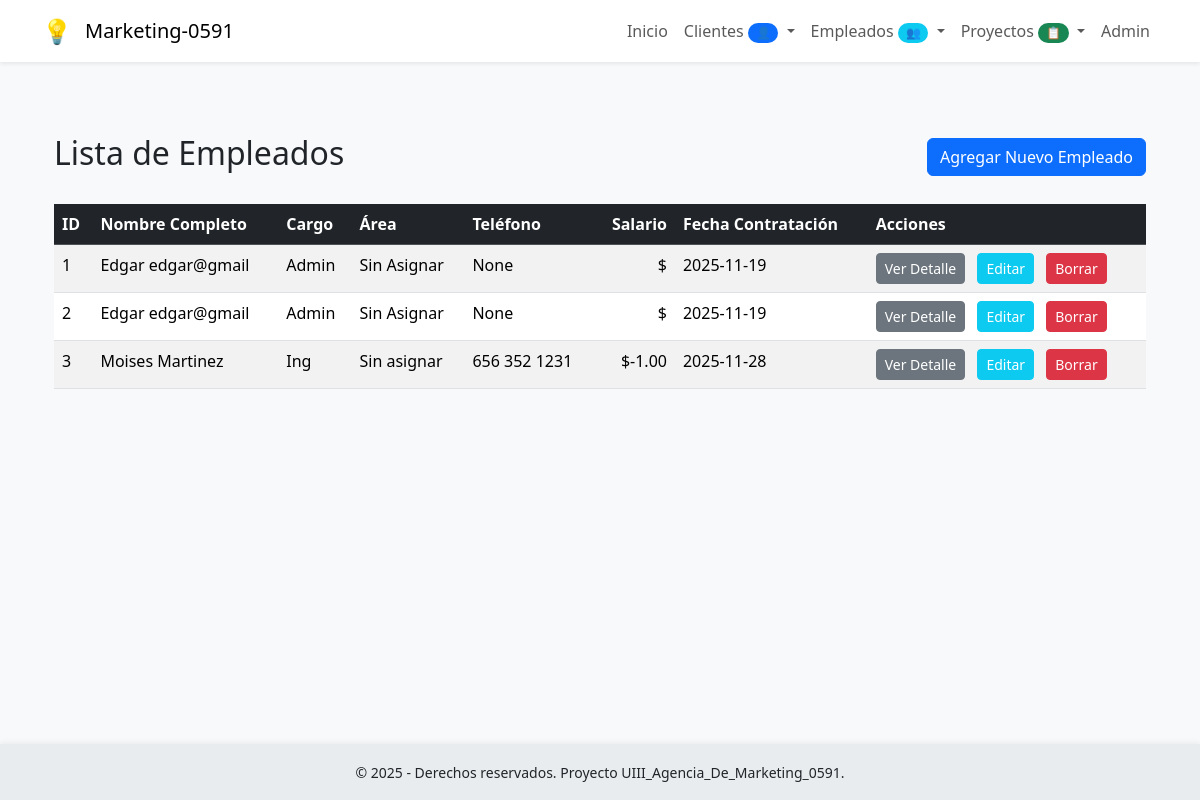
The app's page /empleados/empleados/ver/ with its own data.
### app_empleados/models.py (models this page shows, shortened)
class Empleado(models.Model):
    nombre = models.CharField(max_length=100)
    apellido = models.CharField(max_length=100)
    cargo = models.CharField(max_length=100)
    fecha_contratacion = models.DateField()
    email = models.EmailField(unique=True)
    telefono = models.CharField(max_length=15, blank=True, null=True) # Se permite vacío
    salario = models.DecimalField(max_digits=10, decimal_places=2, blank=True, null=True) # Salario como Decimal
    area = models.CharField(max_length=100, default='Sin Asignar') # Área de trabajo
    class Meta:
        verbose_name = "Empleado"
        verbose_name_plural = "Empleados"

### app_empleados/views.py (the view)
# urls.py: path('empleados/ver/', views.ver_empleados, name='ver_empleados'),
def ver_empleados(request):
    empleados = Empleado.objects.all()
    return render(request, 'empleados/ver_empleados.html', {'empleados': empleados})

### app_empleados/templates/empleados/ver_empleados.html
{% extends "base.html" %}
{% block content %}
<div class="container mt-5">
    <div class="d-flex justify-content-between align-items-center mb-4">
        <h2>Lista de Empleados</h2>
        <a href="{% url 'agregar_empleado' %}" class="btn btn-primary">
            Agregar Nuevo Empleado
        </a>
    </div>
    {% if empleados %}
    <div class="table-responsive">
        <table class="table table-striped table-hover">
            <thead class="table-dark">
                <tr>
                    <th>ID</th>
                    <th>Nombre Completo</th>
                    <th>Cargo</th>
                    <th>Área</th>
                    <th>Teléfono</th>
                    <th class="text-end">Salario</th>
                    <th>Fecha Contratación</th>
                    <th>Acciones</th>
                </tr>
            </thead>
            <tbody>
                {% for empleado in empleados %}
                <tr>
                    <td>{{ empleado.id }}</td>
                    <td>{{ empleado.nombre }} {{ empleado.apellido }}</td>
                    <td>{{ empleado.cargo }}</td>
                    <td>{{ empleado.area }}</td>
                    <td>{{ empleado.telefono }}</td>
                    <td class="text-end">${{ empleado.salario|floatformat:2 }}</td>
                    <td>{{ empleado.fecha_contratacion|date:"Y-m-d" }}</td>
                    <td>
                        <a href="{% url 'empleado_detalle' empleado.id %}" class="btn btn-sm btn-secondary me-2">Ver Detalle</a>
                        <a href="{% url 'empleado_editar' empleado.id %}" class="btn btn-sm btn-info text-white me-2">Editar</a>
                        <a href="{% url 'eliminar_empleado' empleado.id %}" class="btn btn-sm btn-danger">Borrar</a>
                    </td>
                </tr>
                {% endfor %}
            </tbody>
        </table>
    </div>
    {% else %}
    <div class="alert alert-warning" role="alert">
        Aún no hay empleados registrados. ¡Agrega el primero para ver la lista!
    </div>
    {% endif %}
</div>
{% endblock content %}

### app_clientes/templates/base.html (style rules this page uses)
body { background-color: #f8f9fa; min-height: 100vh; padding-bottom: 70px; position: relative; }

### records on screen
Empleado: id "1", nombre "Edgar", apellido "edgar@gmail", cargo "Admin", area "Sin Asignar", telefono "None", fecha_contratacion "2025-11-19"
Empleado: id "2", nombre "Edgar", apellido "edgar@gmail", cargo "Admin", area "Sin Asignar", telefono "None", fecha_contratacion "2025-11-19"
Empleado: id "3", nombre "Moises", apellido "Martinez", cargo "Ing", area "Sin asignar", telefono "656 352 1231", salario "-1.00", fecha_contratacion "2025-11-28"
